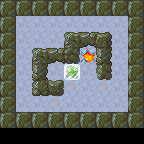

This is a level from a 2D game, rendered from its Tiled map with the project's own tilesets. A one-line summary and the map file follow, with tile-layer data summarised:
An orthogonal 9x9 tile map with 16x16 px tiles, 4 tile layers (Bottom, Floor, FloorTop, Blocks), 5 tilesets.

<map version="1.0" orientation="orthogonal" width="9" height="9" tilewidth="16" tileheight="16">
 <tileset firstgid="1" name="ground" tilewidth="16" tileheight="16">
  <image source="assets/tileset-ground.png" width="48" height="16" />
 </tileset>
 <tileset firstgid="4" name="misc" tilewidth="16" tileheight="16">
  <image source="assets/tileset-misc.png" width="64" height="16" />
  <tile id="3">
   <properties>
    <property name="goal" value="true" />
   </properties>
  </tile>
 </tileset>
 <tileset firstgid="8" name="pushblocks" tilewidth="16" tileheight="16">
  <image source="assets/tileset-pushblocks.png" width="48" height="16" />
  <tile id="1">
   <properties>
    <property name="goal" value="true" />
    <property name="sprite" value="assets/frozen.sprite" />
   </properties>
  </tile>
 </tileset>
 <tileset firstgid="11" name="rocks" tilewidth="16" tileheight="16">
  <properties>
   <property name="collision" value="true" />
  </properties>
  <image source="assets/tileset-rocks.png" width="256" height="48" />
 </tileset>
 <tileset firstgid="59" name="slippery" tilewidth="16" tileheight="16">
  <properties>
   <property name="slippery_block" value="true" />
   <property name="slippery_player" value="true" />
  </properties>
  <image source="assets/tileset-slippery.png" width="256" height="48" />
 </tileset>
 <layer name="Bottom" width="9" height="9">
  <data>[81 cells, 72 non-empty, 2 distinct tile ids]</data>
 </layer>
 <layer name="Floor" width="9" height="9">
  <properties>
   <property name="player_offset_x" value="0" />
   <property name="player_offset_y" value="-1" />
   <property name="player_sprite" value="assets/dino.sprite" />
   <property name="start_x" value="3" />
   <property name="start_y" value="4" />
  </properties>
  <data>[81 cells, 1 non-empty, 1 distinct tile ids]</data>
 </layer>
 <layer name="FloorTop" width="9" height="9">
  <data>[81 cells, 41 non-empty, 9 distinct tile ids]</data>
 </layer>
 <layer name="Blocks" width="9" height="9">
  <data>[81 cells, 1 non-empty, 1 distinct tile ids]</data>
 </layer>
</map>
